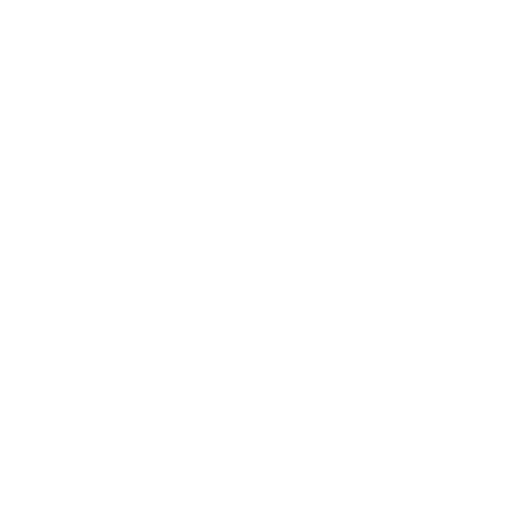
Frame 1 (no input)
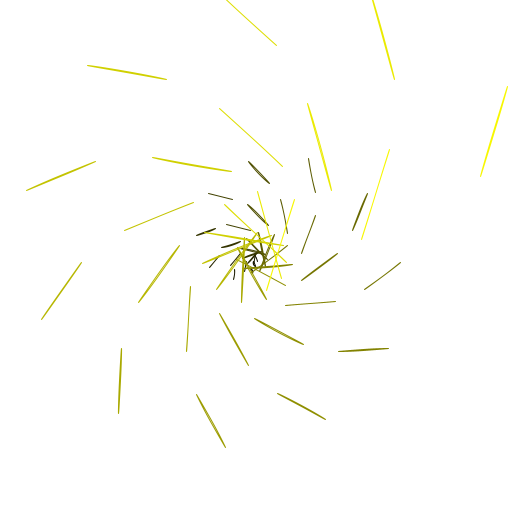
Frame 60 (the mouse pressed at the canvas centre just before this capture)
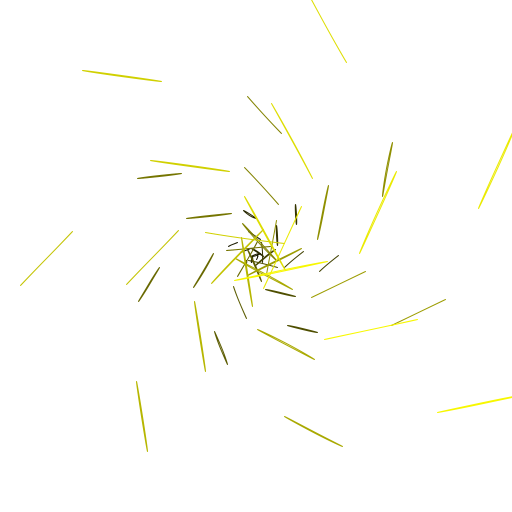
Frame 120 (the mouse held since frame 60 and released just before this capture)

The Processing sketch that drew these frames (run headless with seeded random() and noise(); from frame 60 on, the mouse is pressed at the canvas centre):

// Processing sketch: processing_113167
// ── processing_113167.pde

float time = 0; /* This is going to function as a clock. We'll update it with a value every time a frame gets drawn*/
 
void setup() {
size(512,512);/* setup the size */
frameRate(25);/* This sets the current frameRate */
}
 
void draw() {/* this does the drawing once per frame */
  background(255); /* clear the screen with white */
  translate((width*0.5)+tan(time),(height*0.5)+(1/tan(time))); /* translate all the drawing to the middle of the screen */
  noFill(); /*stop the computer filling in shapes*/
  time=time+0.01; /* update the value in the variable 'time'. This means that we add 1 to 'time' every frame */
  //background(abs(sin(time))*255);
  for (int i = 0;i < 20; i++) { /* this for loop organises the drawing. It will do the drawing 20 times (between 0 and 19)  */
  rotate(sin(time)); /* rotate the coordinate system a bit */
  stroke(13*i,13*i,0);//extra;decent blue : stroke(10*i,12*i,13*i); 3 colors : stroke(10*tan(i)*i,12*sin(i)*i,13*sin(i)*i);
  //stroke(10*tan(i)*i,12*sin(i)*i,13*cos(i)*i); gives 4 colours;original :13*i,13*i,13*i.using 2 and setting the third to 0,using 1,or 
  //placing a trigonometric function in one (donot know about two.),while keeping the others the same.
  ellipse(i,i,i*5,cos(i*5));//ellipse in place of rect
  ellipse(5*i,5*i,i*5,sin(i*5));//extra line
  ellipse(10*(i),10*(i),i*5,sin(i*5));//this line is extra.sin in place of cos
  /* this is the actual drawing.
  This says 'Draw a line, starting from i,i (x and y location), and being of size i*5 in both width and depth
  because it's in a for loop, it gets 'called' (used) 20 times, with a different value for 'i' each time */
  
  }
}
